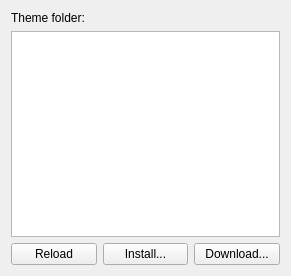
<?xml version="1.0" encoding="UTF-8"?>
<ui version="4.0">
 <class>Theme</class>
 <widget class="QWidget" name="Theme">
  <property name="geometry">
   <rect>
    <x>0</x>
    <y>0</y>
    <width>291</width>
    <height>276</height>
   </rect>
  </property>
  <layout class="QVBoxLayout" name="verticalLayout">
   <item>
    <layout class="QHBoxLayout" name="horizontalLayout">
     <item>
      <widget class="QLabel" name="label">
       <property name="text">
        <string>Theme folder: </string>
       </property>
      </widget>
     </item>
     <item>
      <widget class="KUrlRequester" name="kcfg_ThemeFolder">
       <property name="mode">
        <set>KFile::Directory|KFile::ExistingOnly|KFile::LocalOnly</set>
       </property>
      </widget>
     </item>
    </layout>
   </item>
   <item>
    <widget class="ThemeListView" name="kcfg_ThemeUri"/>
   </item>
   <item>
    <layout class="QHBoxLayout" name="horizontalLayout_2">
     <item>
      <widget class="QPushButton" name="refreshButton">
       <property name="text">
        <string>Reload</string>
       </property>
      </widget>
     </item>
     <item>
      <widget class="QPushButton" name="installButton">
       <property name="text">
        <string>Install...</string>
       </property>
      </widget>
     </item>
     <item>
      <widget class="QPushButton" name="downloadButton">
       <property name="text">
        <string>Download...</string>
       </property>
      </widget>
     </item>
    </layout>
   </item>
  </layout>
 </widget>
 <customwidgets>
  <customwidget>
   <class>KUrlRequester</class>
   <extends>QWidget</extends>
   <header>kurlrequester.h</header>
  </customwidget>
  <customwidget>
   <class>ThemeListView</class>
   <extends>QListView</extends>
   <header>themelistview.h</header>
  </customwidget>
 </customwidgets>
 <resources/>
 <connections/>
</ui>
